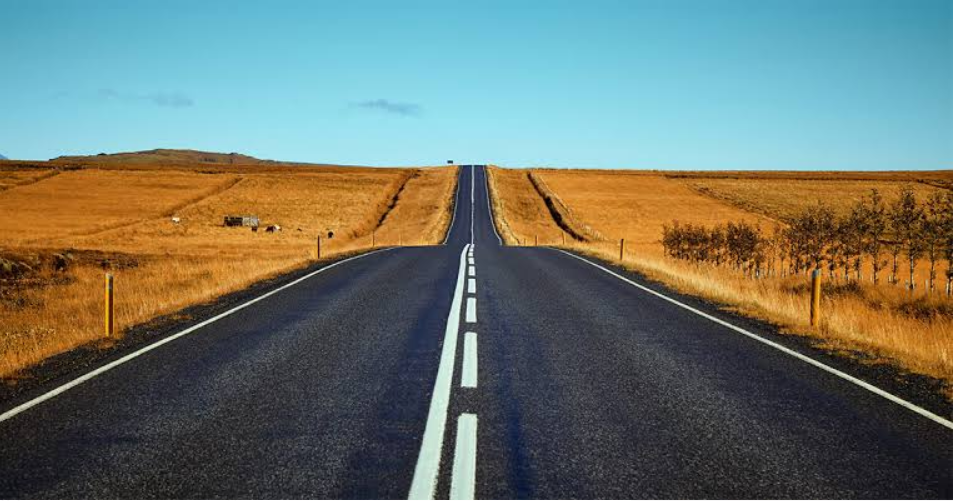
#> input picture Hough_Line_Transform_path/yol.png, 953 x 501 px
$ python main.py
#> lines starting #> are read from the running program, lines starting #| are printed output that depends on the picture; after the words box and inside, x2 and y2 are one past the last pixel; in counts of white or black regions, pixels touching at a corner belong together
import cv2
import numpy as np

img = cv2.imread("yol.png")
#> img is the input picture: shape (501, 953, 3); mean B, G, R 108.8, 118.1, 108.2
gri = cv2.cvtColor(img, cv2.COLOR_BGR2GRAY)
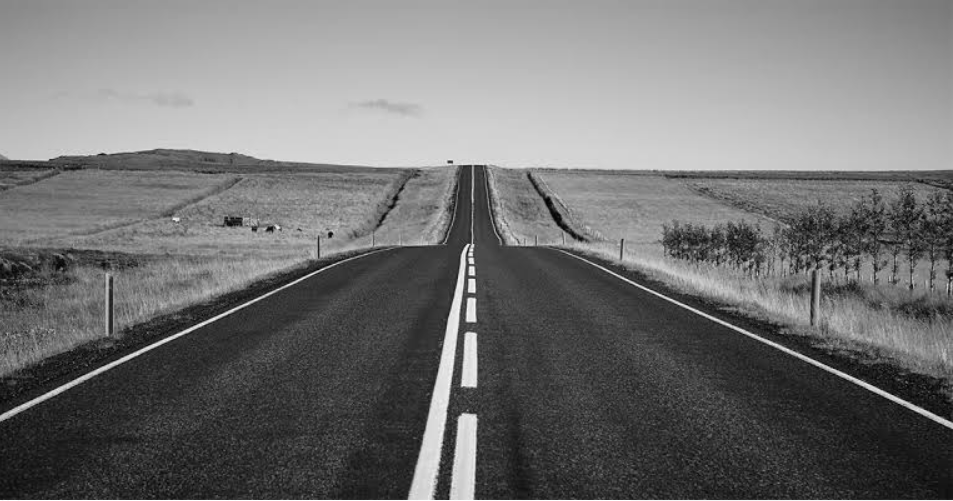
#> gri: shape (501, 953); min 2, max 255, mean 114.1

# Beyaz renk sınırları
lower_white = np.array([200, 200, 200])
upper_white = np.array([255, 255, 255])
mask_white = cv2.inRange(img, lower_white, upper_white)
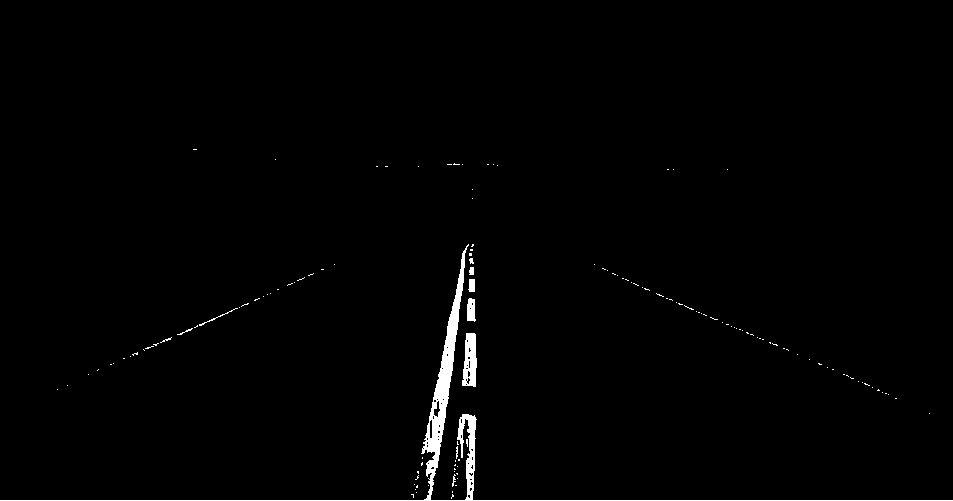
#> mask_white: shape (501, 953); 1.2% white; 135 white regions (125 under 20 px), largest, box (x1, y1, x2, y2) and area: (0, 244, 953, 501) 4126, (462, 333, 477, 387) 591, (467, 298, 476, 322) 174

# Kenarları bul
kenar = cv2.Canny(mask_white, 100, 250)
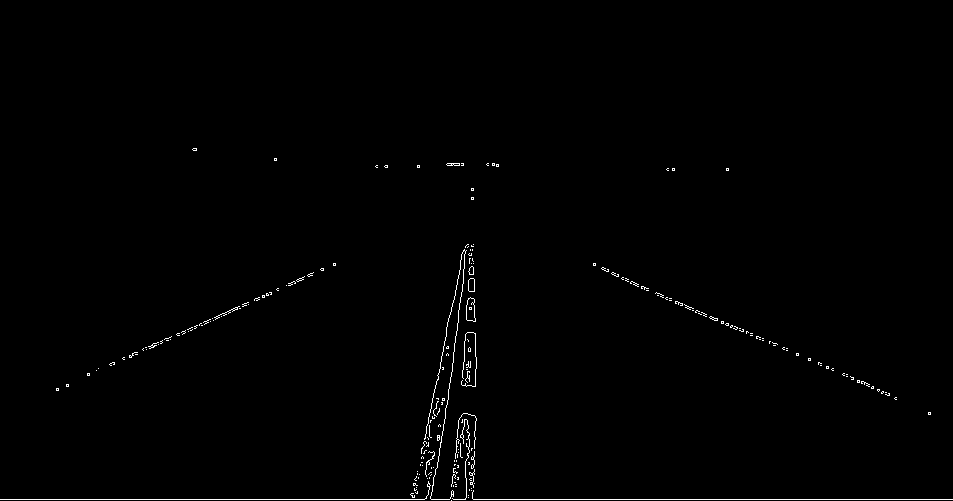
#> kenar: shape (501, 953); 0.68% white in thin lines or dots, all inside (x1, y1, x2, y2) = (0, 148, 953, 501)
cizgi = cv2.HoughLinesP(kenar, 1, np.pi/180, -10)
#> cizgi = 2332 rows, first 6: [466, 497, 466, 478], [474, 436, 474, 431], [301, 280, 301, 280], [464, 268, 464, 254], [440, 447, 440, 442], [433, 413, 433, 410]

for i in cizgi:
    x1, y1, x2, y2 = i[0]
    cv2.line(img, (x1, y1), (x2, y2), (255, 0, 0), 2)
#> this loop made 2332 passes
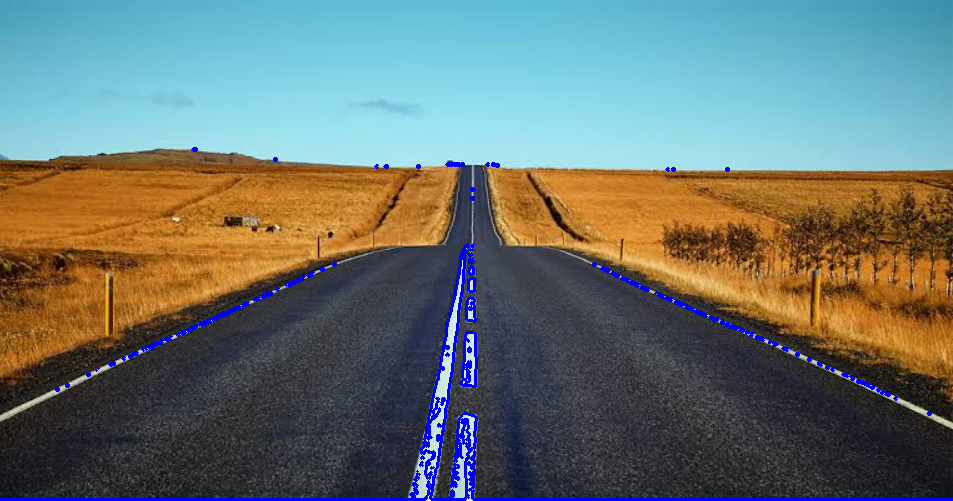
#> img: shape (501, 953, 3); 2.01% of pixels changed, all inside (x1, y1, x2, y2) = (0, 147, 953, 501)

cv2.imshow("yol", img)
cv2.waitKey(0)
cv2.destroyAllWindows()
